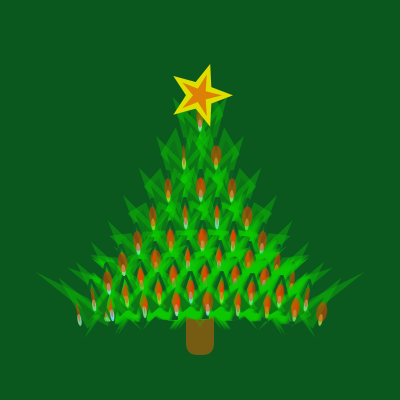
Frame 1 (no input)
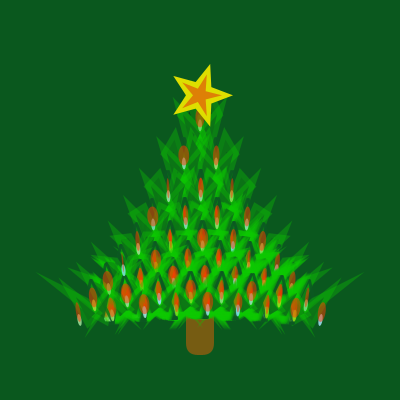
Frame 60 (the mouse pressed at the canvas centre just before this capture)
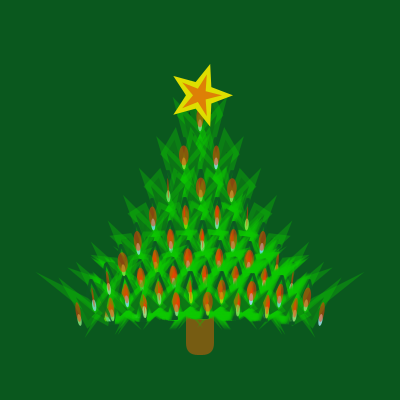
Frame 120 (the mouse held since frame 60 and released just before this capture)

The Processing sketch that drew these frames (run headless with seeded random() and noise(); from frame 60 on, the mouse is pressed at the canvas centre):

// Processing sketch: processing_178968
// ── processing_178968.pde

// Xmas Tree Fractal
// -------------- //
// @paulsobrien

// vars
int r = 10;
int g =88;
int b = 30;
int _width = 400;
int _height = 400;
float theta = 0.018f;
float amplitude = 120.0f;
float treeTheta = 0.02f;
float ty;

// ----------------- //
//       SETUP
// ------------------//
void setup()
{
  size(_width, _height);
  background(r,g,b);
  frameRate(12);
  smooth(1);
  strokeWeight(1);
  stroke(0, 0, 0, 0);
  noStroke();
}

// ----------------- //
//       DRAW
// ------------------//
void draw()
{
 background(r,g,b);
 fill(118,92,18);
 rect((_width/2f)-14f, _height-100f, 28, 55, 12);
 // tree position
 translate(_width/2f, _height/3f);
 //start tree
 xmasTree(0,0);                   
 translate(0,0);
 // grow tree branches
 branchTree(_width/12f,_height/9f);
 translate(0, -38f);
 // add star
 oneStar(0, 0, 33, 14, 222, 222, 0, 255);
 oneStar(0, 0, 22, 7, 222, 33, 12, 128);
 translate(0,0);
}


// ----------------- //
//       TREE
// ------------------//

void branchTree( float w, float h )
{
  h *= 0.85f;              // decrease branches
 if (h > _height/32)       // exit condition
 {
    // Right side
    fill(111,222,111,44);
    pushMatrix();             
      rotate(treeTheta);           
      xmasTree(w/2f,h);         
      translate(w/2f,h);       
      branchTree(w,h);   
    popMatrix();                 
    
    // Left side
    fill(111,222,111,44);
    pushMatrix();
      rotate(-treeTheta);
      xmasTree(-w/2f,h);
      translate(-w/2f,h);
      branchTree(w,h);
    popMatrix();
  }
  noStroke();
  
  // decorate the tree!
  fill(random(111,166),222,random(0,255), 222);  // candle sticks
  ellipse(0,-8, random(4,0), 12);                // glow effect
  
  fill(255,55,0, 128);                           // candle flame
  ellipse(0,-16, random(1,11), 20);              // random flickers on draw()
}

// tree shapes
void xmasTree(float w, float h)
{ 
 // chunky green
 fill(11,66,33,222);
 stroke(11,88,33,222);
 strokeWeight(3);
 // stick branches
 beginShape(LINES);       
  vertex(w, h);
  vertex( 0,-33);
 endShape();
 // spikey pine needles
 stroke(11,200,0, 88);   
 strokeWeight(10);
 beginShape(TRIANGLES);
   vertex(w/2f, -h);
   vertex(0, 0);
   vertex(w,-19);
 endShape();
 beginShape(TRIANGLES);
   vertex(w/2f, h/2f);
   vertex(0, 0);
   vertex(w, -19f);
 endShape();
}

// star
void oneStar(float x, float y, float outersize, float innersize, int r, int g, int b, int a)
{
 float angle = TWO_PI/5f;                          
 float half = angle/2f; 
 noStroke();  
 fill(r,g,b,a);
  beginShape();
  for ( float theta = 0f; theta < TWO_PI; theta = angle + theta )
   {
     vertex(x + cos(theta) * outersize,  y + sin(theta) * outersize);
     vertex(x + cos(theta + half) * innersize,  y + sin(theta + half) * innersize);
   }
   endShape(CLOSE);
}
